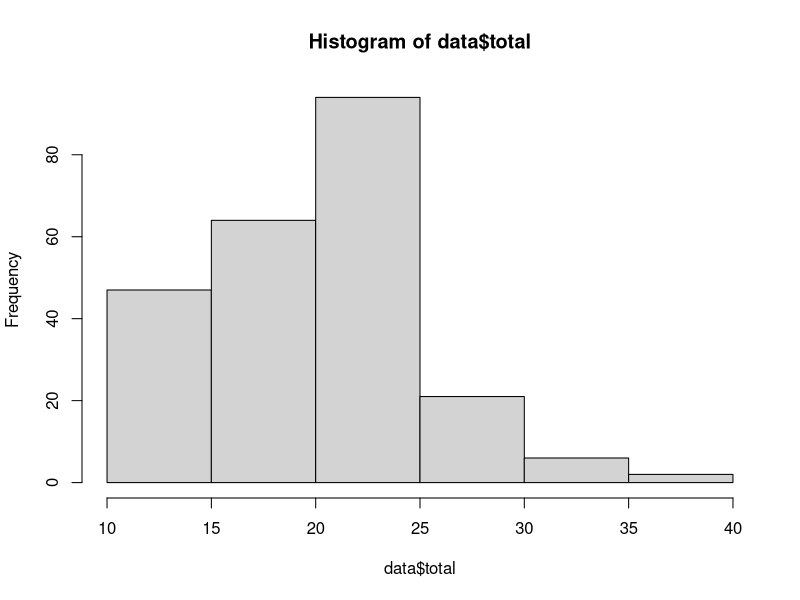
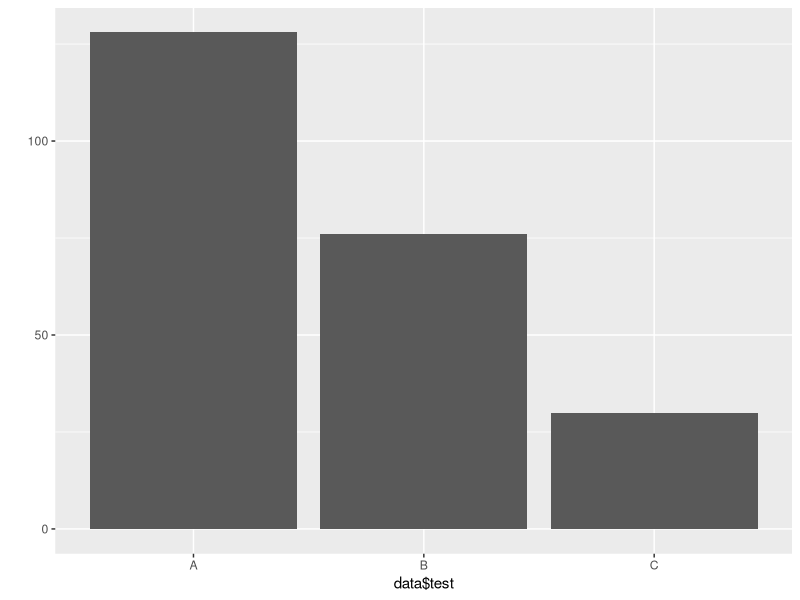

Reproduce these figures in R, in order.
library(ggplot2)
library(dplyr)

data <- as.data.frame(ggplot2::mpg)

data


head(data)

tail(data)

summary(data)

dim(data)

str(data)

View(data)

data <- rename(data,company = manufacturer)

data$total <- (data$cty + data$hwy) / 2
data$test <- ifelse(data$total >= 20, "A",
                    ifelse(data$total >=15, "B", "C"))

data

hist(data$total)
table(data$test)
qplot(data$test)